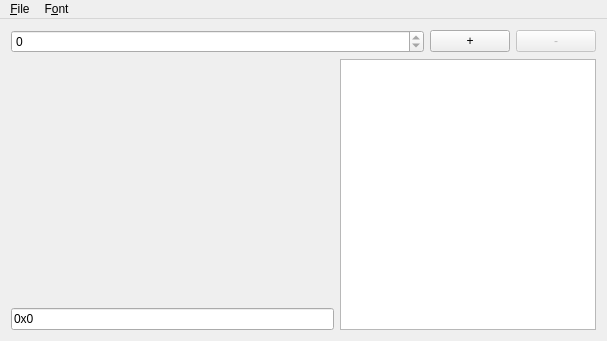
<?xml version="1.0" encoding="UTF-8"?>
<ui version="4.0">
 <class>MainWindow</class>
 <widget class="QMainWindow" name="MainWindow">
  <property name="geometry">
   <rect>
    <x>0</x>
    <y>0</y>
    <width>607</width>
    <height>341</height>
   </rect>
  </property>
  <property name="windowTitle">
   <string>MicroFontEditor</string>
  </property>
  <widget class="QWidget" name="centralWidget">
   <layout class="QGridLayout" name="gridLayout_2">
    <item row="0" column="0">
     <layout class="QGridLayout" name="gridLayout">
      <item row="1" column="0">
       <layout class="QVBoxLayout" name="verticalLayout">
        <property name="sizeConstraint">
         <enum>QLayout::SetMaximumSize</enum>
        </property>
        <item>
         <widget class="MicroFontCharWidget" name="fontViewer" native="true">
          <property name="sizePolicy">
           <sizepolicy hsizetype="Expanding" vsizetype="Expanding">
            <horstretch>0</horstretch>
            <verstretch>0</verstretch>
           </sizepolicy>
          </property>
         </widget>
        </item>
        <item>
         <widget class="QLineEdit" name="codeLineEdit">
          <property name="text">
           <string>0x0</string>
          </property>
          <property name="readOnly">
           <bool>true</bool>
          </property>
         </widget>
        </item>
       </layout>
      </item>
      <item row="1" column="1">
       <widget class="QPlainTextEdit" name="fullCodeTextEdit">
        <property name="sizePolicy">
         <sizepolicy hsizetype="Preferred" vsizetype="Preferred">
          <horstretch>0</horstretch>
          <verstretch>0</verstretch>
         </sizepolicy>
        </property>
       </widget>
      </item>
      <item row="0" column="0" colspan="2">
       <layout class="QHBoxLayout" name="horizontalLayout">
        <item>
         <widget class="QSpinBox" name="charSpinBox">
          <property name="sizePolicy">
           <sizepolicy hsizetype="Expanding" vsizetype="Fixed">
            <horstretch>0</horstretch>
            <verstretch>0</verstretch>
           </sizepolicy>
          </property>
          <property name="maximum">
           <number>0</number>
          </property>
         </widget>
        </item>
        <item>
         <widget class="QPushButton" name="addButton">
          <property name="text">
           <string>+</string>
          </property>
         </widget>
        </item>
        <item>
         <widget class="QPushButton" name="removeButton">
          <property name="enabled">
           <bool>false</bool>
          </property>
          <property name="text">
           <string>-</string>
          </property>
         </widget>
        </item>
       </layout>
      </item>
     </layout>
    </item>
   </layout>
  </widget>
  <widget class="QMenuBar" name="menuBar">
   <property name="geometry">
    <rect>
     <x>0</x>
     <y>0</y>
     <width>607</width>
     <height>22</height>
    </rect>
   </property>
   <widget class="QMenu" name="menuFile">
    <property name="title">
     <string>&amp;File</string>
    </property>
    <widget class="QMenu" name="menuNew">
     <property name="title">
      <string>&amp;New</string>
     </property>
     <addaction name="actionSeven_segment"/>
     <addaction name="actionLed_matrix"/>
    </widget>
    <addaction name="menuNew"/>
    <addaction name="actionOpen"/>
    <addaction name="actionSave"/>
   </widget>
   <widget class="QMenu" name="menuFont">
    <property name="title">
     <string>F&amp;ont</string>
    </property>
    <addaction name="actionAutomatic_pin_layout"/>
    <addaction name="actionClear_pin_layout"/>
   </widget>
   <addaction name="menuFile"/>
   <addaction name="menuFont"/>
  </widget>
  <action name="actionOpen">
   <property name="text">
    <string>&amp;Open...</string>
   </property>
   <property name="shortcut">
    <string>Ctrl+O</string>
   </property>
  </action>
  <action name="actionSave">
   <property name="text">
    <string>&amp;Save...</string>
   </property>
   <property name="shortcut">
    <string>Ctrl+S</string>
   </property>
  </action>
  <action name="actionAutomatic_pin_layout">
   <property name="text">
    <string>&amp;Automatic pin layout</string>
   </property>
  </action>
  <action name="actionClear_pin_layout">
   <property name="text">
    <string>&amp;Clear pin layout</string>
   </property>
  </action>
  <action name="actionSeven_segment">
   <property name="text">
    <string>&amp;Seven-segment</string>
   </property>
  </action>
  <action name="actionLed_matrix">
   <property name="text">
    <string>&amp;Led matrix</string>
   </property>
  </action>
 </widget>
 <layoutdefault spacing="6" margin="11"/>
 <customwidgets>
  <customwidget>
   <class>MicroFontCharWidget</class>
   <extends>QWidget</extends>
   <header>microfontcharwidget.h</header>
   <container>1</container>
  </customwidget>
 </customwidgets>
 <resources/>
 <connections/>
</ui>
